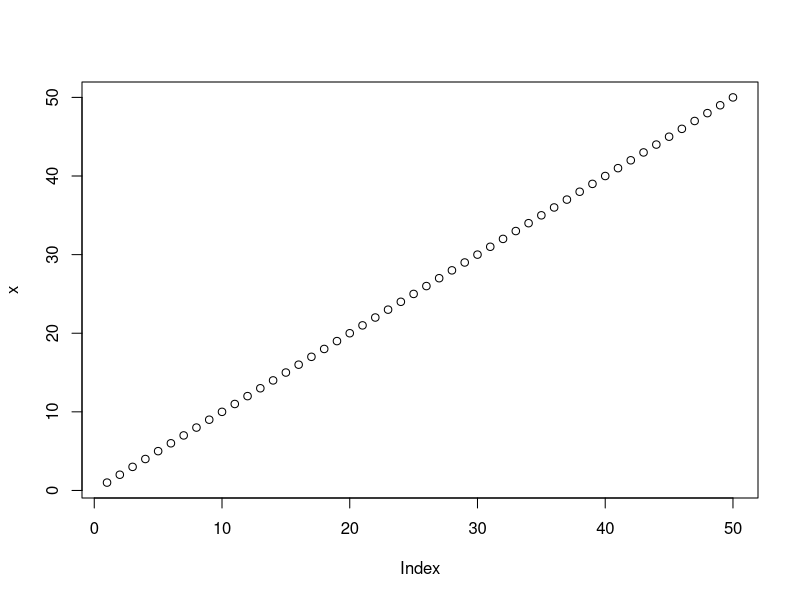
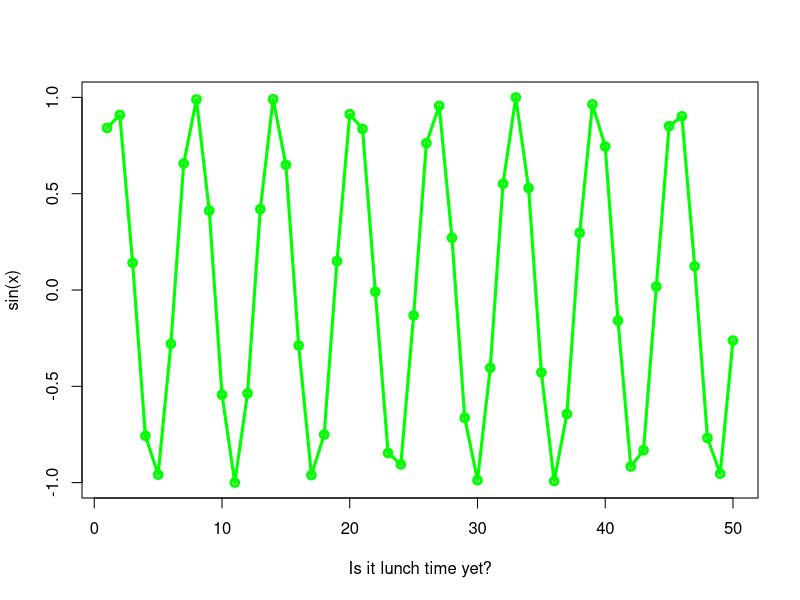

Write the R code that produced these figures, in order.
#' ---
#' title: "Class 4 Intro to R"
#' author: "Kenny Dang"
#' date: "January 16, 2026"
#' ---

x <- 1:50
plot(x)
plot(x,sin(x), typ="o", col="green", lwd=3, xlab = "Is it lunch time yet?")




